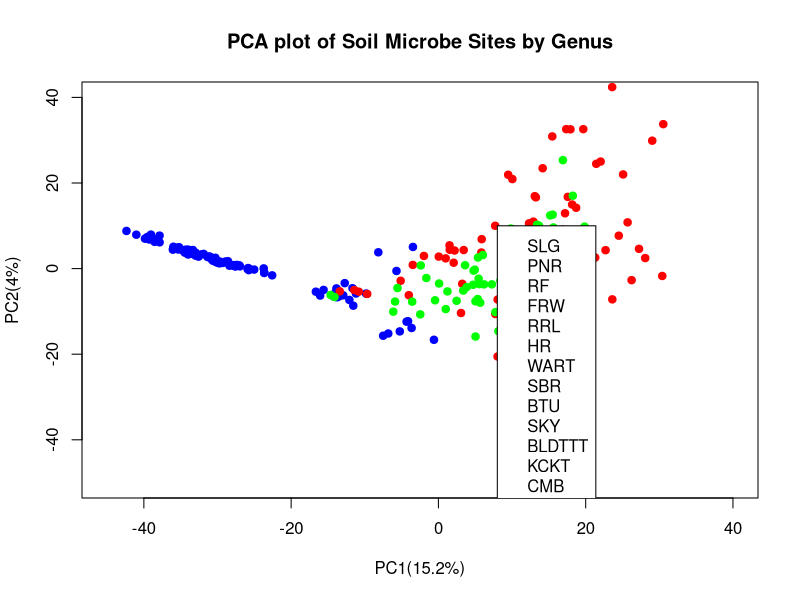

Source code (R):
# Load required libraries
library(vegan)
library(ggplot2)

setwd("C:/Users/15404/Documents/GitHub/research_project/rarefaction_curve/")

# Read data from a file or create a data frame with relative abundance data
data <- read.csv("soil_microbe_genus.csv", header = TRUE, sep = ",")
# Load the iris dataset
#data <- subset(data, site == 'FRW' | site == 'RRL')
data <- data[, colSums(data != 0) > 0]


# Perform a PCA on the dataset
pca <- prcomp(data[][4:ncol(data)], center = TRUE, scale. = TRUE)

summary(pca)

# Extract the first two principal components
pc1 <- pca$x[,1]
pc2 <- pca$x[,2]
pc3 <- pca$x[,3]

unique(data$site)

# Create a color vector based on the species of iris
site <- data$site
coldf = data[c('site')]

coldf[coldf == "RRL"] <- 'blue'
coldf[coldf == "FRW"] <- 'blue'
coldf[coldf == "MMP"] <- 'green'
coldf[coldf == "PNR"] <- 'blue'
coldf[coldf == "CMB"] <- 'green'
coldf[coldf == "RF"] <- 'blue'
coldf[coldf == "SLG"] <- 'blue'
coldf[coldf == "LFS"] <- 'green'
coldf[coldf == "SGC"] <- 'green'
coldf[coldf == "RGT"] <- 'green'
coldf[coldf == "HR"] <- 'blue'
coldf[coldf == "PTW"] <- 'green'
coldf[coldf == "GH"] <- 'green'
coldf[coldf == "LM"] <- 'green'
coldf[coldf == "MKP"] <- 'green'
coldf[coldf == "TCP"] <- 'green'
 
coldf[coldf == "WART"] <- 'red'
coldf[coldf == "SBR"] <- 'red'
coldf[coldf == "BTU"] <- 'red'
coldf[coldf == "SKY"] <- 'red'
coldf[coldf == "BLDTTT"] <- 'red'
            
coldf[coldf == "KCKT"] <- 'red'





# Plot the PCA with colored points
#, col = coldf$site
#pch = 19,

#unique(data$site)

plot(pc1, pc2, cex =1,pch = 19, xlim = c(-45, 40), ylim = c(-50,40), col = coldf$site,
     xlab = "PC1(15.2%)", ylab = "PC2(4%)", main = "PCA plot of Soil Microbe Sites by Genus")
#legend("topright", legend = levels(unique(data$site)), col = coldf$site, 
#       pch = 19, bty = "n")
#, 
fill = c('darkred','forestgreen','yellow','blue','red','orange')
legend(8, 10, legend=c(unique(data$site)), cex = 1)

              
       